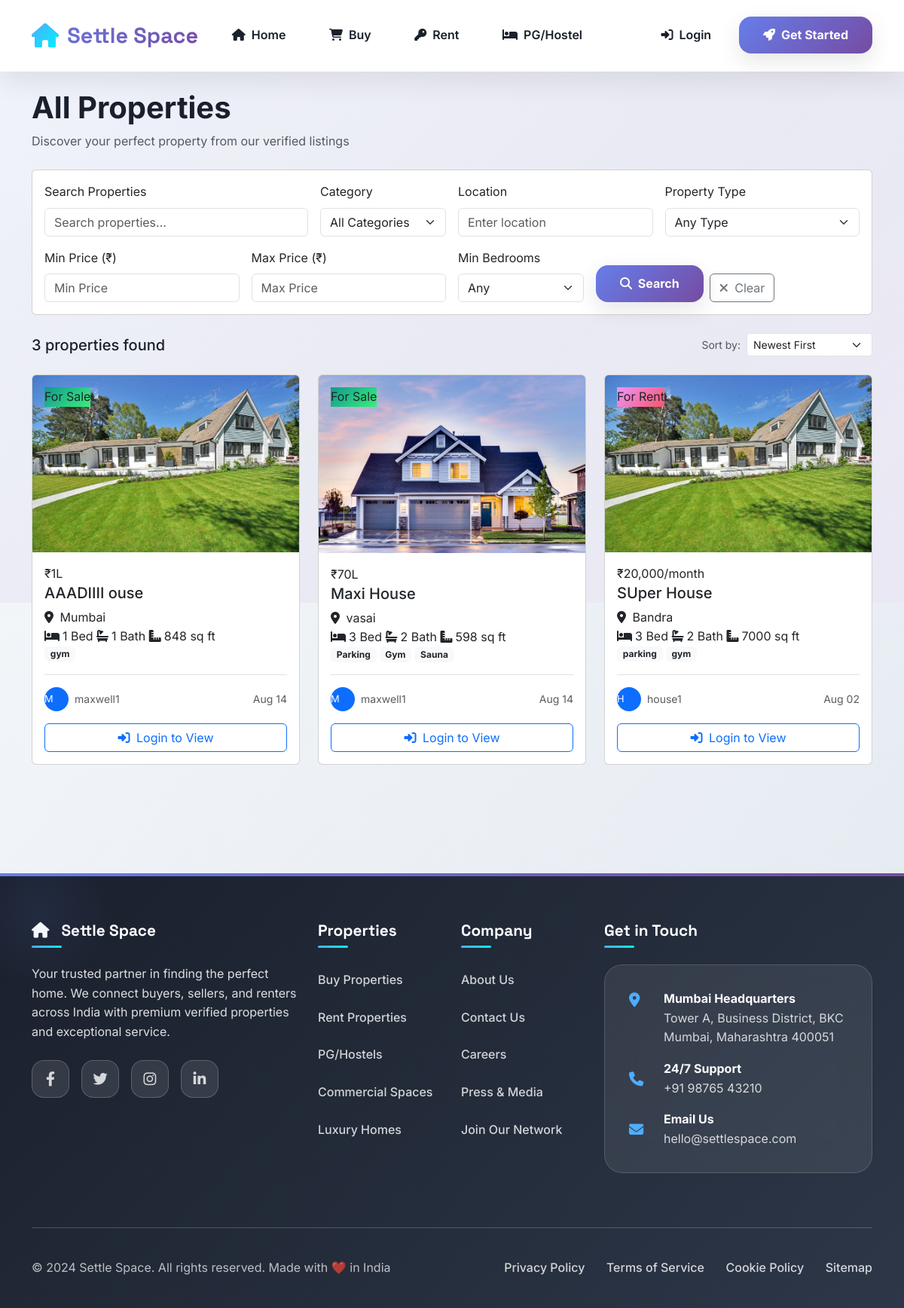
Screenshot of /properties with the database file from the repository.
### app/models.py (models this page shows, shortened)
class Property(db.Model):
    id = db.Column(db.Integer, primary_key=True)
    title = db.Column(db.String(200), nullable=False)
    description = db.Column(db.Text, nullable=False)
    category = db.Column(db.String(20), nullable=False)  # buy, rent, pg
    property_type = db.Column(db.String(50), nullable=False)
    price = db.Column(db.Integer, nullable=False)
    location = db.Column(db.String(200), nullable=False)
    area = db.Column(db.Integer, nullable=False)  # in sq ft
    bedrooms = db.Column(db.Integer, nullable=False)
    bathrooms = db.Column(db.Integer, nullable=False)
    amenities = db.Column(db.Text)  # JSON string
    seller_id = db.Column(db.Integer, db.ForeignKey('user.id'), nullable=False)
    status = db.Column(db.String(20), default='pending')  # pending, approved, rejected
    created_at = db.Column(db.DateTime, default=datetime.utcnow)
    approved_at = db.Column(db.DateTime)
    is_featured = db.Column(db.Boolean, default=False)
    sale_price = db.Column(db.Integer)  # For buy properties
    property_age = db.Column(db.Integer)  # For buy properties
    monthly_rent = db.Column(db.Integer)  # For rent properties
    security_deposit = db.Column(db.Integer)  # For rent properties
    furnishing_status = db.Column(db.String(20))  # fully, semi, unfurnished
    per_bed_price = db.Column(db.Integer)  # For PG properties
    gender_preference = db.Column(db.String(10))  # male, female, coed
    meal_included = db.Column(db.Boolean, default=False)  # For PG properties
    images = db.relationship('PropertyImage', backref='property', lazy=True, cascade='all, delete-orphan')
    inquiries = db.relationship('Inquiry', backref='property', lazy=True)
    favorites = db.relationship('Favorite', backref='property', lazy=True)

class PropertyImage(db.Model):
    id = db.Column(db.Integer, primary_key=True)
    property_id = db.Column(db.Integer, db.ForeignKey('property.id'), nullable=False)
    filename = db.Column(db.String(255), nullable=False)
    is_primary = db.Column(db.Boolean, default=False)
    created_at = db.Column(db.DateTime, default=datetime.utcnow)

class User(UserMixin, db.Model):
    id = db.Column(db.Integer, primary_key=True)
    name = db.Column(db.String(100), nullable=False)
    email = db.Column(db.String(120), unique=True, nullable=False, index=True)
    phone = db.Column(db.String(15), nullable=False, index=True)
    password_hash = db.Column(db.String(255), nullable=False)
    role = db.Column(db.String(20), nullable=False, default='customer')  # customer, seller, admin
    upi_id = db.Column(db.String(100))  # For sellers
    is_verified = db.Column(db.Boolean, default=False)
    created_at = db.Column(db.DateTime, default=datetime.utcnow)
    two_factor_enabled = db.Column(db.Boolean, default=True)
    two_factor_method = db.Column(db.String(10), default='email')  # email or sms
    properties = db.relationship('Property', backref='seller', lazy=True)
    inquiries_sent = db.relationship('Inquiry', foreign_keys='Inquiry.customer_id', backref='customer', lazy=True)
    inquiries_received = db.relationship('Inquiry', foreign_keys='Inquiry.seller_id', backref='property_seller', lazy=True)
    favorites = db.relationship('Favorite', backref='user', lazy=True)
    payments = db.relationship('Payment', backref='seller', lazy=True)
    otp_codes = db.relationship('OTPCode', backref='user', lazy=True)

### app/routes/main.py (the view, shortened to what this page needs)
@bp.route('/properties')
def properties():
    search_form = SearchForm()
    query = Property.query.filter_by(status='approved')
    category = request.args.get('category')
    if category:
        query = query.filter_by(category=category)
        search_form.category.data = category
    page = request.args.get('page', 1, type=int)
    properties = query.order_by(Property.created_at.desc()).paginate(
        page=page, per_page=12, error_out=False
    )
    return render_template('properties/list.html',
                         properties=properties,
                         search_form=search_form,
                         category=category)

### app/templates/properties/list.html (shortened to what this page needs)
{% extends "base.html" %}
{% block content %}
<div class="container py-4">
    <div class="mb-4">
        <h1 class="display-6 fw-bold mb-2">
            {% if category %}
                {% if category == 'buy' %}Properties for Sale
                {% elif category == 'rent' %}Properties for Rent
                {% else %}PG & Hostels
                {% endif %}
            {% else %}All Properties
            {% endif %}
        </h1>
        <p class="text-muted">Discover your perfect property from our verified listings</p>
    </div>
    <div class="card mb-4">
        <div class="card-body">
            <form method="GET" id="propertySearchForm">
                <div class="row g-3">
                    <div class="col-md-4">
                        {{ search_form.search.label(class="form-label") }}
                        {{ search_form.search(class="form-control", placeholder="Search properties...") }}
                    </div>
                    <div class="col-md-2">
                        {{ search_form.category.label(class="form-label") }}
                        {{ search_form.category(class="form-select") }}
                    </div>
                    <div class="col-md-3">
                        {{ search_form.location.label(class="form-label") }}
                        {{ search_form.location(class="form-control", placeholder="Enter location") }}
                    </div>
                    <div class="col-md-3">
                        {{ search_form.property_type.label(class="form-label") }}
                        {{ search_form.property_type(class="form-select") }}
                    </div>
                    <div class="col-md-3">
                        {{ search_form.min_price.label(class="form-label") }}
                        {{ search_form.min_price(class="form-control", placeholder="Min Price") }}
                    </div>
                    <div class="col-md-3">
                        {{ search_form.max_price.label(class="form-label") }}
                        {{ search_form.max_price(class="form-control", placeholder="Max Price") }}
                    </div>
                    <div class="col-md-2">
                        {{ search_form.bedrooms.label(class="form-label") }}
                        {{ search_form.bedrooms(class="form-select") }}
                    </div>
                    <div class="col-md-4 d-flex align-items-end">
                        <button type="submit" class="btn btn-primary me-2">
                            <i class="fas fa-search me-1"></i> Search
                        </button>
                        <a href="{{ url_for('main.properties') }}" class="btn btn-outline-secondary">
                            <i class="fas fa-times me-1"></i> Clear
                        </a>
                    </div>
                </div>
            </form>
        </div>
    </div>
    <div class="d-flex justify-content-between align-items-center mb-4">
        <div>
            <h5 class="mb-0">
                {% if properties.items %}
                    {{ properties.total }} {{ 'property' if properties.total == 1 else 'properties' }} found
                {% else %}
                    No properties found
                {% endif %}
            </h5>
        </div>
        <div class="d-flex align-items-center gap-2">
            <small class="text-muted">Sort by:</small>
            <select class="form-select form-select-sm" style="width: auto;" onchange="updateSort(this.value)">
                <option value="newest">Newest First</option>
            </select>
        </div>
    </div>
    {% if properties.items %}
        <div class="row">
            {% for property in properties.items %}
                <div class="col-lg-4 col-md-6 mb-4">
                    {% include 'components/property_card.html' %}
                </div>
            {% endfor %}
        </div>
    {% endif %}
</div>
{% endblock %}

### app/templates/components/property_card.html (shortened to what this page needs)
<div class="card property-card h-100">
    <div class="position-relative">
        {% if property.images %}
            <img src="{{ url_for('main.uploaded_file', filename=property.images[0].filename) }}"
                 class="card-img-top property-image" alt="{{ property.title }}"
                 onerror="this.src='https://images.pexels.com/photos/1396122/pexels-photo-1396122.jpeg'">
        {% else %}
            <img src="https://images.pexels.com/photos/1396122/pexels-photo-1396122.jpeg"
                 class="card-img-top property-image" alt="{{ property.title }}">
        {% endif %}
        <span class="position-absolute top-0 start-0 m-3 category-badge category-{{ property.category }}">
            {% if property.category == 'buy' %}For Sale
            {% elif property.category == 'rent' %}For Rent
            {% else %}PG/Hostel
            {% endif %}
        </span>
    </div>
    <div class="card-body d-flex flex-column">
        <div class="property-price">
            {% if property.category == 'buy' %}
                ₹{{ "{:,.0f}".format(property.price / 100000) }}L
            {% elif property.category == 'rent' %}
                ₹{{ "{:,}".format(property.price) }}/month
            {% else %}
                ₹{{ "{:,}".format(property.price) }}/month
            {% endif %}
        </div>
        <h5 class="property-title">{{ property.title }}</h5>
        <div class="property-location">
            <i class="fas fa-map-marker-alt me-1"></i>
            {{ property.location }}
        </div>
        <div class="property-features">
            {% if property.bedrooms > 0 %}
                <span><i class="fas fa-bed me-1"></i>{{ property.bedrooms }} Bed</span>
            {% endif %}
            {% if property.bathrooms > 0 %}
                <span><i class="fas fa-bath me-1"></i>{{ property.bathrooms }} Bath</span>
            {% endif %}
            <span><i class="fas fa-ruler-combined me-1"></i>{{ property.area }} sq ft</span>
        </div>
        {% if property.amenities %}
            <div class="d-flex flex-wrap gap-1 mb-3">
                {% set amenities_list = property.amenities.split(',') %}
                {% for amenity in amenities_list[:3] %}
                    <span class="badge bg-light text-dark">{{ amenity.strip() }}</span>
                {% endfor %}
            </div>
        {% endif %}
        <div class="d-flex justify-content-between align-items-center mt-auto pt-3 border-top">
            <div class="d-flex align-items-center">
                <div class="rounded-circle bg-primary text-white d-flex align-items-center justify-center me-2"
                     style="width: 32px; height: 32px; font-size: 0.8rem;">
                    {{ property.seller.name[0].upper() }}
                </div>
                <small class="text-muted">{{ property.seller.name }}</small>
            </div>
            <small class="text-muted">{{ property.created_at.strftime('%b %d') }}</small>
        </div>
        <div class="mt-3">
            {% if current_user.is_authenticated %}
                <a href="{{ url_for('main.property_detail', id=property.id) }}" class="btn btn-primary w-100">
                    <i class="fas fa-eye me-1"></i> View Details
                </a>
            {% else %}
                <a href="{{ url_for('auth.login', next=url_for('main.property_detail', id=property.id)) }}"
                   class="btn btn-outline-primary w-100">
                    <i class="fas fa-sign-in-alt me-1"></i> Login to View
                </a>
            {% endif %}
        </div>
    </div>
</div>

### rows the page displays
Property: filename (picture), category "For Sale", property.price/100000 "1", title "AAADIIII ouse", location "Mumbai", bedrooms "1", bathrooms "1", area "848", strip "gym", seller "M", seller.name "maxwell1", created_at "Aug 14"
Property: filename (picture), category "For Sale", property.price/100000 "70", title "Maxi House", location "vasai", bedrooms "3", bathrooms "2", area "598", strip "Parking" "Gym" "Sauna", seller "M", seller.name "maxwell1", created_at "Aug 14"
Property: filename (picture), category "For Rent", price "20,000", title "SUper House", location "Bandra", bedrooms "3", bathrooms "2", area "7000", strip "parking" "gym", seller "H", seller.name "house1", created_at "Aug 02"

### other values shown
{{ search_form.search.label(class="form-label") }} "Search Properties"
{{ search_form.category.label(class="form-label") }} "Category"
{{ search_form.location.label(class="form-label") }} "Location"
{{ search_form.property_type.label(class="form-label") }} "Property Type"
{{ search_form.min_price.label(class="form-label") }} "Min Price (₹)"
{{ search_form.max_price.label(class="form-label") }} "Max Price (₹)"
{{ search_form.bedrooms.label(class="form-label") }} "Min Bedrooms"
{{ properties.total }} "3"
{{ 'property' if properties.total == 1 else 'properties' }} "properties"
